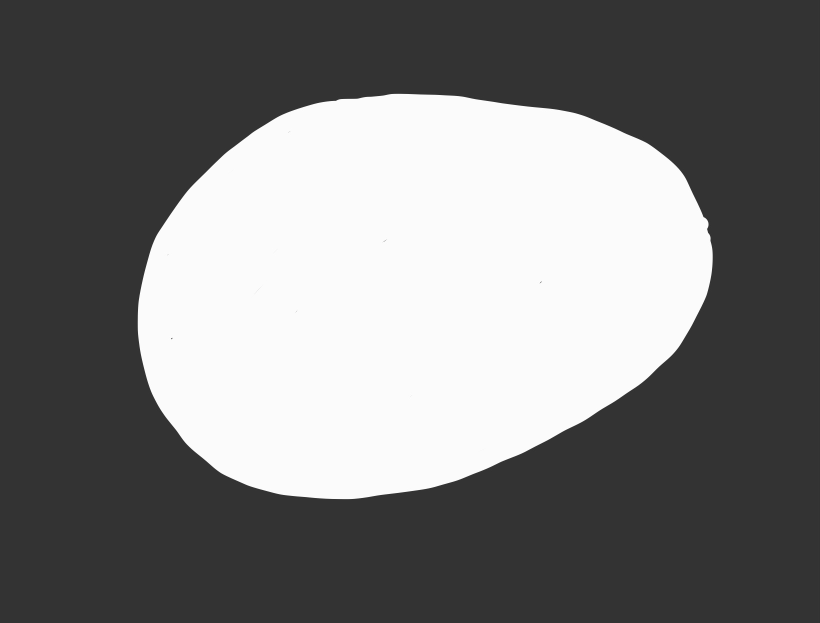
#> input picture Practice data/IMG_1485.jpg, 1639 x 1245 px, found by its file name (shown at 1/2 size)
$ python geosidic_contor.py
#> lines starting #> are read from the running program, lines starting #| are printed output that depends on the picture
import cv2
import numpy as np
import matplotlib.pyplot as plt
from skimage.segmentation import morphological_geodesic_active_contour, inverse_gaussian_gradient
from skimage.color import rgb2gray
from skimage.util import img_as_float


def store_evolution_in(lst):
    """Returns a callback function to store the evolution of the level sets in
    the given list.
    """

    def _store(x):
        lst.append(np.copy(x))

    return _store


# Load the grayscale image
im = cv2.imread('/Users/oscarliss/Desktop/LSSOSC001_MEC4128S/Practice data/IMG_1485.jpg', cv2.IMREAD_GRAYSCALE)
#> im is the input picture: shape (1245, 1639); min 44, max 255, mean 121.7

# Preprocess the image to highlight contours
gimage = inverse_gaussian_gradient(im)
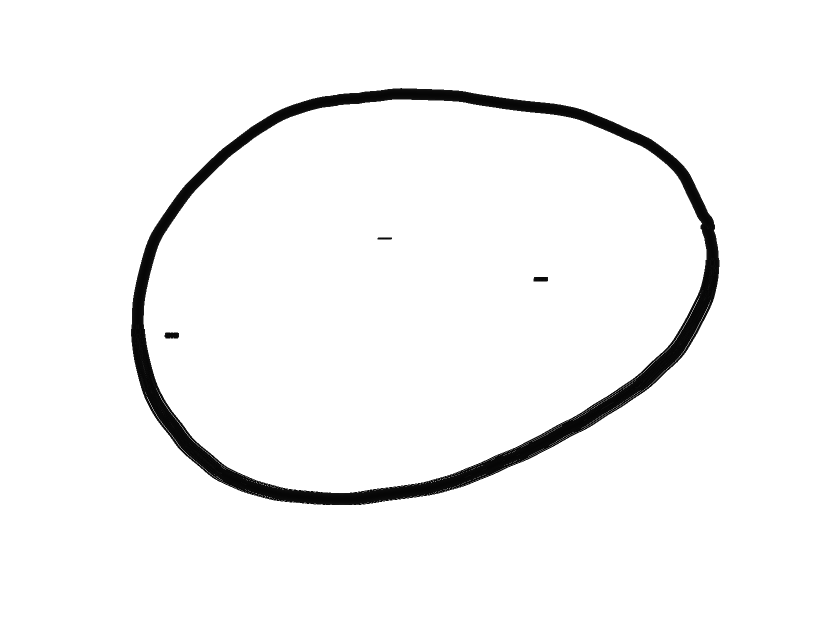
#> gimage: shape (1245, 1639) float64 (shown at 1/2 size); min 0.0258, max 1, mean 0.961

# Initial starting pionts for the snake
init_ls = np.zeros(im.shape, dtype=np.int8)
init_ls[600:-500, 600:-500] = 1

# List with intermediate results for plotting the evolution
evolution = []
callback = store_evolution_in(evolution)

# Morphological GAC, balloon
#> (the run stopped early here; a loop or call above may not have finished)
